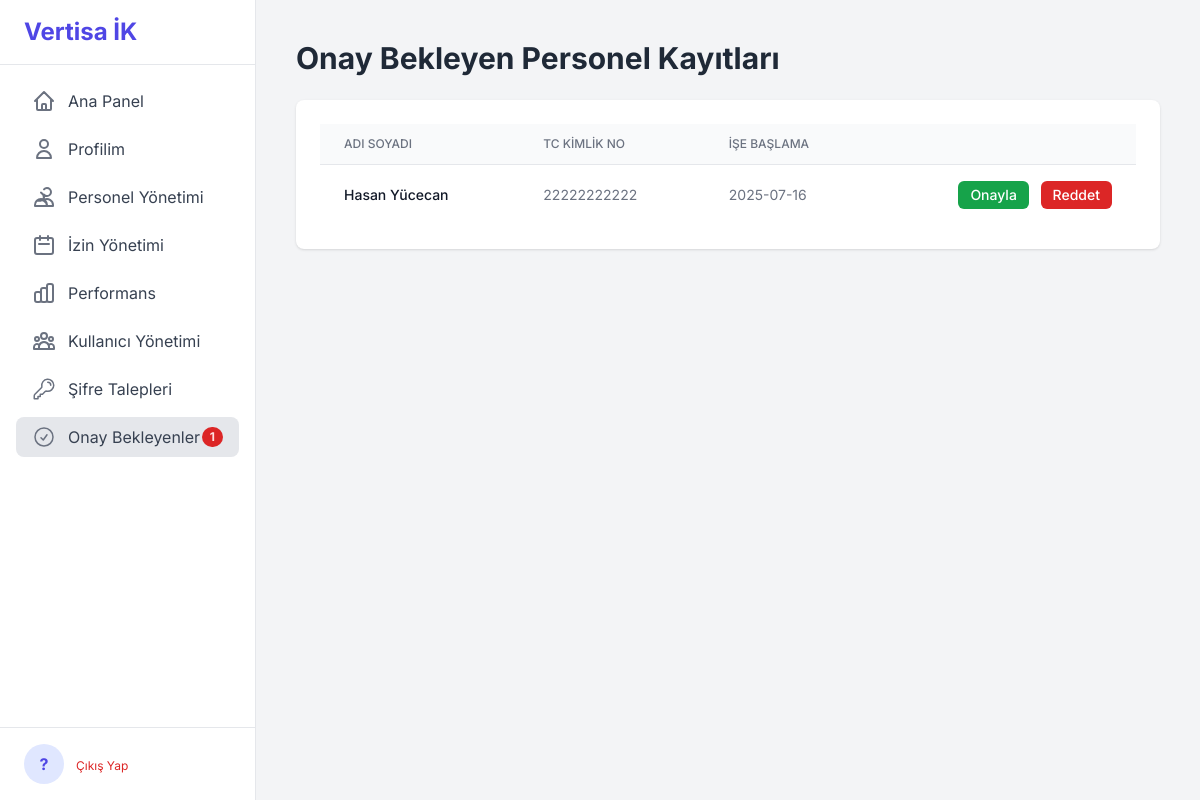
Before: /admin/approvals (signed in) with the older database file.
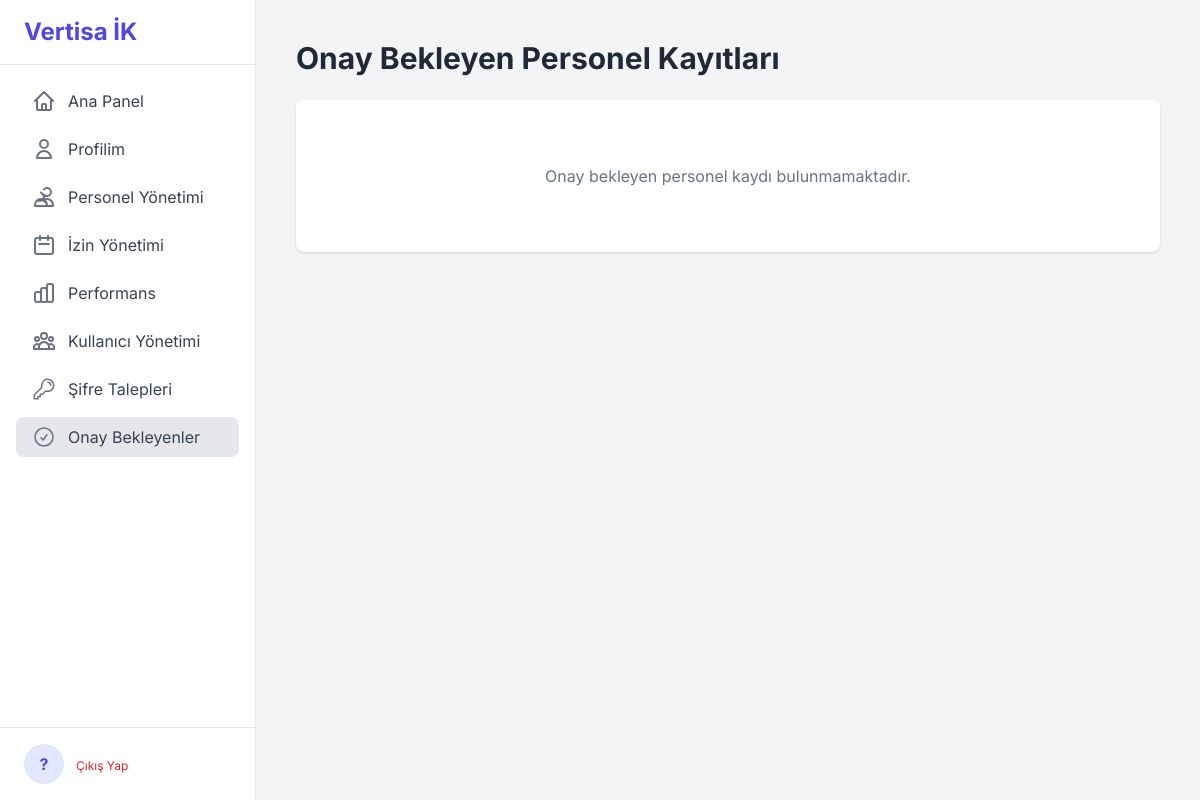
After: the same page with the newer database file.
### tables this page shows
CREATE TABLE calisanlar (
            id INTEGER PRIMARY KEY AUTOINCREMENT, ad_soyad TEXT NOT NULL, sicil_no TEXT UNIQUE,
            ise_baslama_tarihi TEXT, tel TEXT, yakin_tel TEXT, tc_kimlik TEXT UNIQUE NOT NULL, 
            adres TEXT, iban TEXT, egitim TEXT, ucreti TEXT, aciklama TEXT, isten_cikis_tarihi TEXT,
            yillik_izin_bakiye INTEGER NOT NULL DEFAULT 20, yaka_tipi TEXT,
            yonetici_id INTEGER REFERENCES calisanlar(id),
            sube_id INTEGER REFERENCES subeler(id),
            gorev_id INTEGER REFERENCES gorevler(id),
            mail TEXT UNIQUE
        , onay_durumu TEXT NOT NULL DEFAULT "Onaylandı", admin_notu TEXT);

### app/admin.py (the view)
@bp.route('/approvals')
@admin_required
def approval_list():
    db = g.db
    personnel = db.execute(
        "SELECT id, ad_soyad, tc_kimlik, ise_baslama_tarihi FROM calisanlar WHERE onay_durumu = 'Onay Bekliyor' ORDER BY id DESC"
    ).fetchall()
    return render_template('approval_list.html', personnel=personnel)

### app/auth.py (called while the page is built)
def admin_required(view):
    @wraps(view)
    def wrapped_view(**kwargs):
        if session.get('role') != 'admin':
            flash("Bu sayfaya erişim yetkiniz bulunmamaktadır.", "danger")
            return redirect(url_for('dashboard.index'))
        return view(**kwargs)
    return wrapped_view

### app/templates/approval_list.html (shortened to what this page needs)
{% extends "base.html" %}
{% block content %}
<div class="flex justify-between items-center mb-6">
    <h1 class="text-3xl font-bold text-gray-800">Onay Bekleyen Personel Kayıtları</h1>
</div>
<div class="bg-white rounded-lg shadow p-6">
    {% if personnel %}
    <div class="overflow-x-auto">
        <table class="min-w-full divide-y divide-gray-200">
            <thead class="bg-gray-50">
                <tr>
                    <th class="px-6 py-3 text-left text-xs font-medium text-gray-500 uppercase">Adı Soyadı</th>
                    <th class="px-6 py-3 text-left text-xs font-medium text-gray-500 uppercase">TC Kimlik No</th>
                    <th class="px-6 py-3 text-left text-xs font-medium text-gray-500 uppercase">İşe Başlama</th>
                    <th class="relative px-6 py-3"><span class="sr-only">İşlemler</span></th>
                </tr>
            </thead>
            <tbody class="bg-white divide-y divide-gray-200">
                {% for p in personnel %}
                <tr class="hover:bg-gray-50">
                    <td class="px-6 py-4 whitespace-nowrap text-sm font-medium text-gray-900">{{ p.ad_soyad }}</td>
                    <td class="px-6 py-4 whitespace-nowrap text-sm text-gray-500">{{ p.tc_kimlik }}</td>
                    <td class="px-6 py-4 whitespace-nowrap text-sm text-gray-500">{{ p.ise_baslama_tarihi }}</td>
                    <td class="px-6 py-4 whitespace-nowrap text-right text-sm font-medium space-x-2">
                        <form action="{{ url_for('admin.process_approval', personnel_id=p.id) }}" method="POST" class="inline-block">
                            <button type="submit" class="text-white bg-green-600 hover:bg-green-700 rounded-md px-3 py-1">Onayla</button>
                        </form>
                        <form action="{{ url_for('admin.process_approval', personnel_id=p.id) }}" method="POST" class="inline-block">
                            <button type="submit" class="text-white bg-red-600 hover:bg-red-700 rounded-md px-3 py-1">Reddet</button>
                        </form>
                    </td>
                </tr>
                {% endfor %}
            </tbody>
        </table>
    </div>
    {% else %}
    <p class="text-center text-gray-500 py-10">Onay bekleyen personel kaydı bulunmamaktadır.</p>
    {% endif %}
</div>
{% endblock %}

Changed rows visible on the page:
no longer on this page (row edited): calisanlar: ad_soyad "Hasan Yücecan", tc_kimlik "22222222222", ise_baslama_tarihi "2025-07-16"
Other visible differences:
{{ g.pending_approvals }}: "1" → (not shown)
text no longer shown: "ADI SOYADI TC KIMLIK NO İŞE BAŞLAMA"
text now shown: "Onay bekleyen personel kaydı bulunmamaktadır."
